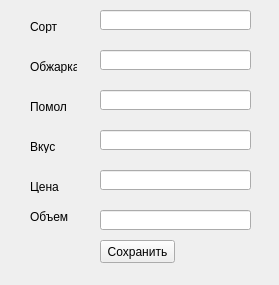
<?xml version="1.0" encoding="UTF-8"?>
<ui version="4.0">
 <class>addEditCoffeeForm</class>
 <widget class="QWidget" name="addEditCoffeeForm">
  <property name="geometry">
   <rect>
    <x>0</x>
    <y>0</y>
    <width>279</width>
    <height>285</height>
   </rect>
  </property>
  <property name="windowTitle">
   <string>Запись</string>
  </property>
  <widget class="QLabel" name="label_1">
   <property name="geometry">
    <rect>
     <x>30</x>
     <y>20</y>
     <width>47</width>
     <height>13</height>
    </rect>
   </property>
   <property name="text">
    <string>Сорт</string>
   </property>
  </widget>
  <widget class="QLabel" name="label_2">
   <property name="geometry">
    <rect>
     <x>30</x>
     <y>60</y>
     <width>47</width>
     <height>13</height>
    </rect>
   </property>
   <property name="text">
    <string>Обжарка</string>
   </property>
  </widget>
  <widget class="QLabel" name="label_3">
   <property name="geometry">
    <rect>
     <x>30</x>
     <y>100</y>
     <width>47</width>
     <height>13</height>
    </rect>
   </property>
   <property name="text">
    <string>Помол</string>
   </property>
  </widget>
  <widget class="QLabel" name="label_4">
   <property name="geometry">
    <rect>
     <x>30</x>
     <y>140</y>
     <width>47</width>
     <height>13</height>
    </rect>
   </property>
   <property name="text">
    <string>Вкус</string>
   </property>
  </widget>
  <widget class="QLabel" name="label_5">
   <property name="geometry">
    <rect>
     <x>30</x>
     <y>180</y>
     <width>47</width>
     <height>13</height>
    </rect>
   </property>
   <property name="text">
    <string>Цена</string>
   </property>
  </widget>
  <widget class="QLabel" name="label_6">
   <property name="geometry">
    <rect>
     <x>30</x>
     <y>210</y>
     <width>47</width>
     <height>13</height>
    </rect>
   </property>
   <property name="text">
    <string>Объем</string>
   </property>
  </widget>
  <widget class="QPushButton" name="saveButton">
   <property name="geometry">
    <rect>
     <x>100</x>
     <y>240</y>
     <width>75</width>
     <height>23</height>
    </rect>
   </property>
   <property name="text">
    <string>Сохранить</string>
   </property>
  </widget>
  <widget class="QLineEdit" name="lineEdit_1">
   <property name="geometry">
    <rect>
     <x>100</x>
     <y>10</y>
     <width>151</width>
     <height>20</height>
    </rect>
   </property>
  </widget>
  <widget class="QLineEdit" name="lineEdit_2">
   <property name="geometry">
    <rect>
     <x>100</x>
     <y>50</y>
     <width>151</width>
     <height>20</height>
    </rect>
   </property>
  </widget>
  <widget class="QLineEdit" name="lineEdit_3">
   <property name="geometry">
    <rect>
     <x>100</x>
     <y>90</y>
     <width>151</width>
     <height>20</height>
    </rect>
   </property>
  </widget>
  <widget class="QLineEdit" name="lineEdit_4">
   <property name="geometry">
    <rect>
     <x>100</x>
     <y>130</y>
     <width>151</width>
     <height>20</height>
    </rect>
   </property>
  </widget>
  <widget class="QLineEdit" name="lineEdit_5">
   <property name="geometry">
    <rect>
     <x>100</x>
     <y>170</y>
     <width>151</width>
     <height>20</height>
    </rect>
   </property>
  </widget>
  <widget class="QLineEdit" name="lineEdit_6">
   <property name="geometry">
    <rect>
     <x>100</x>
     <y>210</y>
     <width>151</width>
     <height>20</height>
    </rect>
   </property>
  </widget>
 </widget>
 <resources/>
 <connections/>
</ui>
